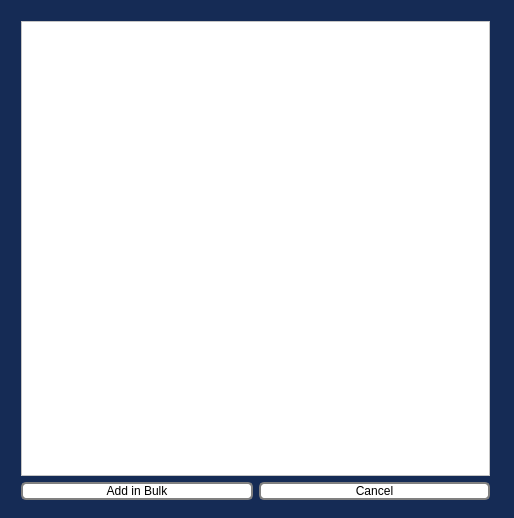
<?xml version="1.0" encoding="UTF-8"?>
<ui version="4.0">
 <class>DoctorPrintReport</class>
 <widget class="QWidget" name="DoctorPrintReport">
  <property name="geometry">
   <rect>
    <x>0</x>
    <y>0</y>
    <width>514</width>
    <height>518</height>
   </rect>
  </property>
  <property name="windowTitle">
   <string>DoctorPrintReport</string>
  </property>
  <property name="styleSheet">
   <string notr="true">color: white;
background-color: #152B55;
</string>
  </property>
  <widget class="QWidget" name="">
   <property name="geometry">
    <rect>
     <x>10</x>
     <y>10</y>
     <width>491</width>
     <height>501</height>
    </rect>
   </property>
   <layout class="QVBoxLayout" name="verticalLayout">
    <item>
     <widget class="QTextBrowser" name="textBrowser">
      <property name="styleSheet">
       <string notr="true">background-color: white;</string>
      </property>
     </widget>
    </item>
    <item>
     <layout class="QHBoxLayout" name="horizontalLayout">
      <item>
       <widget class="QPushButton" name="pushButton">
        <property name="styleSheet">
         <string notr="true">background-color: white;
color: black;
border-style: solid;
border-width: 2px;
border-radius: 5px;
border-color: grey;
width: 150 px;


</string>
        </property>
        <property name="text">
         <string>Add in Bulk</string>
        </property>
       </widget>
      </item>
      <item>
       <widget class="QPushButton" name="pushButton_2">
        <property name="styleSheet">
         <string notr="true">background-color: white;
color: black;
border-style: solid;
border-width: 2px;
border-radius: 5px;
border-color: grey;
width: 150 px;


</string>
        </property>
        <property name="text">
         <string>Cancel</string>
        </property>
       </widget>
      </item>
     </layout>
    </item>
   </layout>
  </widget>
 </widget>
 <layoutdefault spacing="6" margin="11"/>
 <resources/>
 <connections/>
</ui>
